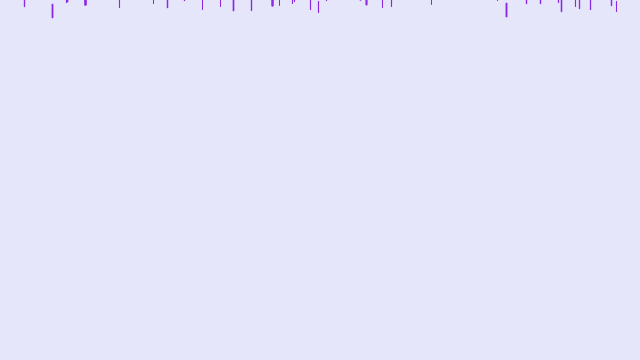
Frame 1 (no input)
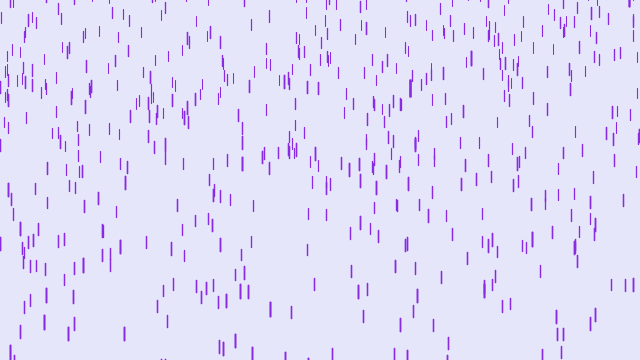
Frame 60 (the mouse pressed at the canvas centre just before this capture)
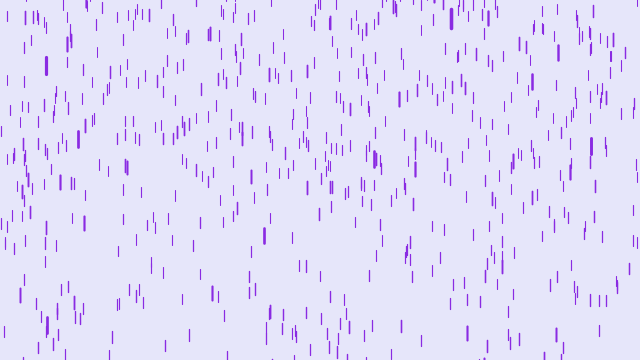
Frame 120 (the mouse held since frame 60 and released just before this capture)

The Processing sketch that drew these frames (run headless with seeded random() and noise(); from frame 60 on, the mouse is pressed at the canvas centre):

// Processing sketch: purpleRain
// ── purpleRain.pde
Drop[] drops = new Drop[1000];

void setup() {
  size(640, 360);
  for (int i =0; i<drops.length; i++)
  {
    drops[i] = new Drop();
  }
}

void draw() {
  background(230, 230, 250);
  for (Drop d : drops)
  {
    d.fall();
    d.show();
  }
}
// ── Drop.pde
class Drop {
  float x, y;
  float ySpeed;
  float len;
  float z;

  Drop()
  {
    x = random(width);
    y = random(-height, 0);
    float expRan = random(0, 1);
    z = log(1-expRan) / (-1.5);
    z *= 4;
    len = map(z, 0, 20, 10, 20);
    ySpeed = map(z, 0, 20, 1, 20);
  }

  void fall() {
    y += ySpeed;
    float grav = map(z, 0, 20, 0, 0.2);
    ySpeed += grav;

    if (y > height) {
      y = random(-200, -100);
    float expRan = random(0, 1);
    z = log(1-expRan) / (-1.5);
    z *= 4;
      len = map(z, 0, 20, 10, 20);
      ySpeed = map(z, 0, 20, 1, 20);
    }
  }


  void show() {
    float thick = map(z, 0, 20, 1, 4);
    strokeWeight(thick);
    stroke(138, 43, 226);
    line(x, y, x, y+len);
  }
}
